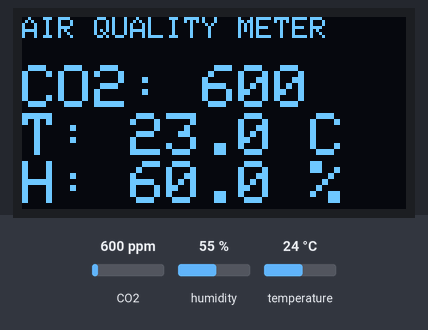
Simulated run of this sketch. Board: Arduino Uno, built with avr-gcc and run on an emulated ATmega328P. Parts: 128×64 one-colour display. The inputs (shaded band) are chosen by the test bench; at power-on: CO2 600 ppm, humidity 55 %, temperature 24 °C. What the sketch prints to the serial monitor is not drawn.

Above: at 10.9 s.
11.0 s: CO2 set to 452 ppm
At 21.4 s:
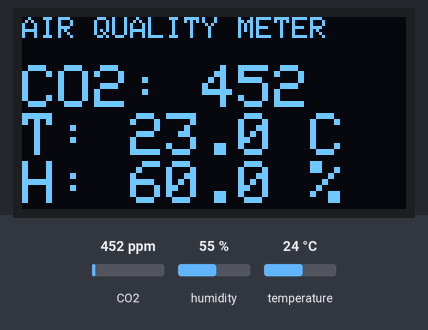
21.7 s: humidity set to 22 %
At 31.2 s:
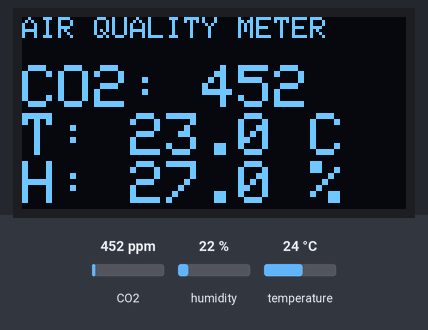
31.8 s: temperature set to 12 °C
At 41.0 s:
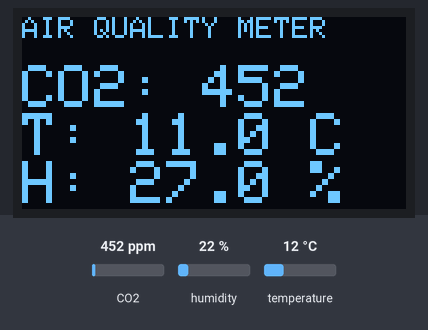
41.9 s: CO2 set to 1050 ppm
At 50.8 s:
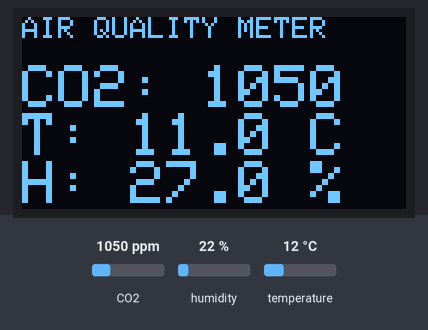
52.0 s: humidity set to 40 %
At 61.8 s:
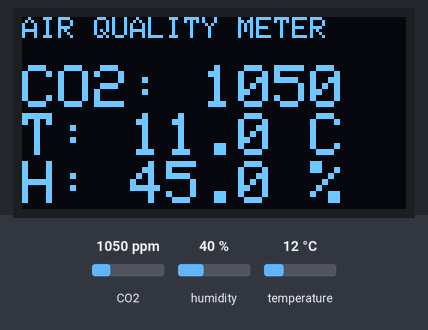
62.1 s: CO2 set to 1700 ppm
At 71.7 s:
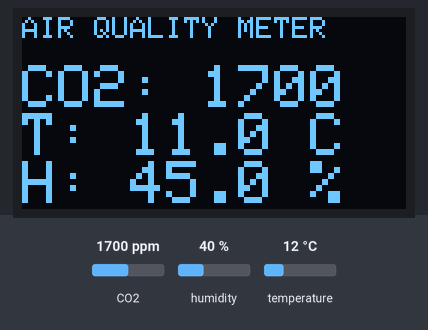
Timing chart, 0 to 73.2 s (numbered marks = the images above; inputs shaded):
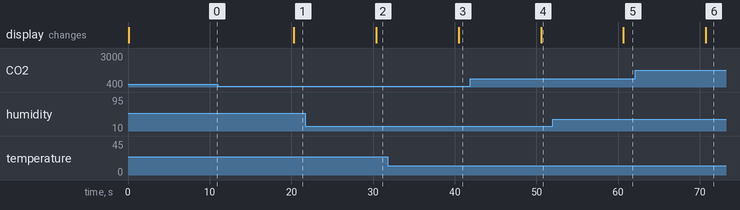

Measured:
- after the input at 11.0 s, the display: changes after 9.3 s (image 1)
- after the input at 21.7 s, the display: changes after 8.7 s (image 2)
- after the input at 31.8 s, the display: changes after 8.7 s (image 3)
- after the input at 41.9 s, the display: changes after 8.7 s (image 4)
- after the input at 52.0 s, the display: changes after 8.6 s (image 5)
- after the input at 62.1 s, the display: changes after 8.6 s (image 6)

The sketch:

air-quality.ino
```cpp
#include <Wire.h>
#include <MHZ19.h>
#include <SoftwareSerial.h>
#include "SSD1306Ascii.h"
#include "SSD1306AsciiWire.h"
#include "DHT.h"

#define WAIT 10000 // refresh, in millisec

// SSD1306 display
#define I2C_ADDRESS 0x3C
SSD1306AsciiWire oled;

// DHT-11 temperature and humidity sensor
#define DHTPIN 4
#define DHTTYPE DHT11
#define TOFFSET -1
#define HOFFSET 5

DHT dht(DHTPIN, DHTTYPE);

// CO2 sensor MH-Z19
#define RX_PIN 2
#define TX_PIN 3
#define BAUDRATE 9600
MHZ19 myMHZ19;
SoftwareSerial mySerial(TX_PIN, RX_PIN);

void setup() {

  Serial.begin(9600);

  // initialize DHT11 sensor
  dht.begin();

  // initialize MHZ19 sensor
  mySerial.begin(BAUDRATE);
  myMHZ19.begin(mySerial);
  myMHZ19.autoCalibration();

  // initialize display
  Wire.begin();
  oled.begin(&Adafruit128x64, I2C_ADDRESS);
  oled.set400kHz();
  oled.setFont(Adafruit5x7);
}

void loop() {

  // read DHT11 sensor
  String t = String(dht.readTemperature() + TOFFSET, 1) + " C";
  String h = String(dht.readHumidity() + HOFFSET, 1) + " %";

  // read MHZ19 sensor
  int CO2;
  CO2 = myMHZ19.getCO2();

  // print on serial monitor
  Serial.print("CO2 (ppm): ");
  Serial.println(CO2);

  Serial.print("Temp (°C): ");
  Serial.println(t);

  Serial.print("Humidity (%): ");
  Serial.println(h);
  Serial.println();

  // print on OLED display
  oled.clear();
  oled.set1X();
  oled.println("AIR QUALITY METER\n");
  oled.set2X();
  oled.print("CO2: ");
  oled.println(CO2);
  oled.print("T: ");
  oled.println(t);
  oled.print("H: ");
  oled.println(h);

  delay(WAIT);

}
```
